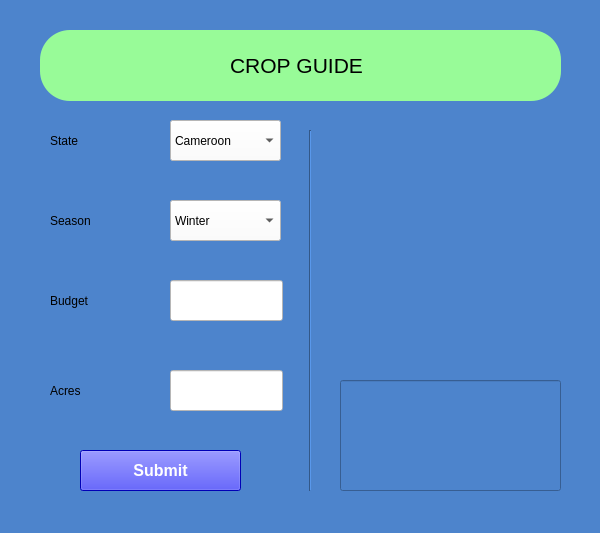
<?xml version="1.0" encoding="UTF-8"?>
<ui version="4.0">
 <class>MainWindow</class>
 <widget class="QMainWindow" name="MainWindow">
  <property name="geometry">
   <rect>
    <x>0</x>
    <y>0</y>
    <width>600</width>
    <height>533</height>
   </rect>
  </property>
  <property name="windowTitle">
   <string>Crop Guide Software</string>
  </property>
  <property name="styleSheet">
   <string notr="true">/*background-color: qlineargradient(spread:pad, x1:0, y1:0, x2:1, y2:0, stop:0 rgba(0, 0, 200, 0.1), stop:1 rgba(150, 0, 73, 0.2));*/
background-color: #4d84cc;</string>
  </property>
  <property name="locale">
   <locale language="English" country="Cameroon"/>
  </property>
  <property name="tabShape">
   <enum>QTabWidget::Rounded</enum>
  </property>
  <property name="unifiedTitleAndToolBarOnMac">
   <bool>false</bool>
  </property>
  <widget class="QWidget" name="centralwidget">
   <widget class="QFrame" name="frame">
    <property name="geometry">
     <rect>
      <x>40</x>
      <y>30</y>
      <width>521</width>
      <height>71</height>
     </rect>
    </property>
    <property name="font">
     <font>
      <family>Sans Serif</family>
      <pointsize>12</pointsize>
      <weight>75</weight>
      <bold>true</bold>
      <kerning>false</kerning>
     </font>
    </property>
    <property name="acceptDrops">
     <bool>false</bool>
    </property>
    <property name="autoFillBackground">
     <bool>false</bool>
    </property>
    <property name="styleSheet">
     <string notr="true">background-color: palegreen;
border-radius: 30%;</string>
    </property>
    <property name="frameShape">
     <enum>QFrame::StyledPanel</enum>
    </property>
    <property name="frameShadow">
     <enum>QFrame::Raised</enum>
    </property>
    <widget class="QLabel" name="label">
     <property name="geometry">
      <rect>
       <x>190</x>
       <y>20</y>
       <width>161</width>
       <height>31</height>
      </rect>
     </property>
     <property name="font">
      <font>
       <pointsize>16</pointsize>
       <weight>50</weight>
       <italic>false</italic>
       <bold>false</bold>
       <underline>false</underline>
       <kerning>false</kerning>
      </font>
     </property>
     <property name="statusTip">
      <string notr="true"/>
     </property>
     <property name="whatsThis">
      <string notr="true"/>
     </property>
     <property name="accessibleName">
      <string notr="true"/>
     </property>
     <property name="accessibleDescription">
      <string notr="true"/>
     </property>
     <property name="frameShape">
      <enum>QFrame::Box</enum>
     </property>
     <property name="text">
      <string>CROP GUIDE</string>
     </property>
     <property name="textInteractionFlags">
      <set>Qt::LinksAccessibleByMouse</set>
     </property>
    </widget>
   </widget>
   <widget class="QLabel" name="label_2">
    <property name="geometry">
     <rect>
      <x>50</x>
      <y>130</y>
      <width>51</width>
      <height>21</height>
     </rect>
    </property>
    <property name="styleSheet">
     <string notr="true">border-box: 20%;</string>
    </property>
    <property name="text">
     <string>State</string>
    </property>
   </widget>
   <widget class="QLabel" name="label_3">
    <property name="geometry">
     <rect>
      <x>50</x>
      <y>210</y>
      <width>71</width>
      <height>21</height>
     </rect>
    </property>
    <property name="text">
     <string>Season</string>
    </property>
   </widget>
   <widget class="QLabel" name="label_4">
    <property name="geometry">
     <rect>
      <x>50</x>
      <y>290</y>
      <width>61</width>
      <height>21</height>
     </rect>
    </property>
    <property name="text">
     <string>Budget</string>
    </property>
   </widget>
   <widget class="QLabel" name="label_5">
    <property name="geometry">
     <rect>
      <x>50</x>
      <y>380</y>
      <width>51</width>
      <height>21</height>
     </rect>
    </property>
    <property name="text">
     <string>Acres</string>
    </property>
   </widget>
   <widget class="QComboBox" name="comboBox">
    <property name="geometry">
     <rect>
      <x>170</x>
      <y>120</y>
      <width>111</width>
      <height>41</height>
     </rect>
    </property>
    <property name="styleSheet">
     <string notr="true">display: block;
background-color: #fff;
text-align: center;
justify-content: center;</string>
    </property>
    <property name="currentText">
     <string>Cameroon</string>
    </property>
    <property name="frame">
     <bool>true</bool>
    </property>
    <item>
     <property name="text">
      <string>Cameroon</string>
     </property>
    </item>
    <item>
     <property name="text">
      <string>Ghana</string>
     </property>
    </item>
    <item>
     <property name="text">
      <string>Nigeria</string>
     </property>
    </item>
    <item>
     <property name="text">
      <string>Guinea</string>
     </property>
    </item>
    <item>
     <property name="text">
      <string>Gabon</string>
     </property>
    </item>
    <item>
     <property name="text">
      <string>Congo</string>
     </property>
    </item>
    <item>
     <property name="text">
      <string>India</string>
     </property>
    </item>
    <item>
     <property name="text">
      <string>USA</string>
     </property>
    </item>
    <item>
     <property name="text">
      <string>Mexico</string>
     </property>
    </item>
   </widget>
   <widget class="QLineEdit" name="lineEdit">
    <property name="geometry">
     <rect>
      <x>170</x>
      <y>280</y>
      <width>113</width>
      <height>41</height>
     </rect>
    </property>
    <property name="styleSheet">
     <string notr="true">background-color: white;</string>
    </property>
   </widget>
   <widget class="QLineEdit" name="lineEdit_2">
    <property name="geometry">
     <rect>
      <x>170</x>
      <y>370</y>
      <width>113</width>
      <height>41</height>
     </rect>
    </property>
    <property name="styleSheet">
     <string notr="true">background-color: #fff;</string>
    </property>
   </widget>
   <widget class="Line" name="line">
    <property name="geometry">
     <rect>
      <x>302</x>
      <y>130</y>
      <width>16</width>
      <height>361</height>
     </rect>
    </property>
    <property name="orientation">
     <enum>Qt::Vertical</enum>
    </property>
   </widget>
   <widget class="QPushButton" name="pushButton">
    <property name="geometry">
     <rect>
      <x>80</x>
      <y>450</y>
      <width>161</width>
      <height>41</height>
     </rect>
    </property>
    <property name="font">
     <font>
      <pointsize>12</pointsize>
      <weight>75</weight>
      <italic>false</italic>
      <bold>true</bold>
     </font>
    </property>
    <property name="cursor">
     <cursorShape>ClosedHandCursor</cursorShape>
    </property>
    <property name="layoutDirection">
     <enum>Qt::RightToLeft</enum>
    </property>
    <property name="autoFillBackground">
     <bool>false</bool>
    </property>
    <property name="styleSheet">
     <string notr="true">color: white;
background-color: blue;
border-color:10px rgb(115, 210, 22);</string>
    </property>
    <property name="locale">
     <locale language="English" country="Cameroon"/>
    </property>
    <property name="inputMethodHints">
     <set>Qt::ImhDate</set>
    </property>
    <property name="text">
     <string>Submit</string>
    </property>
    <property name="checkable">
     <bool>false</bool>
    </property>
    <property name="autoRepeat">
     <bool>false</bool>
    </property>
    <property name="autoDefault">
     <bool>false</bool>
    </property>
    <property name="flat">
     <bool>false</bool>
    </property>
   </widget>
   <widget class="QLineEdit" name="lineEdit_3">
    <property name="geometry">
     <rect>
      <x>340</x>
      <y>380</y>
      <width>221</width>
      <height>111</height>
     </rect>
    </property>
    <property name="minimumSize">
     <size>
      <width>221</width>
      <height>111</height>
     </size>
    </property>
   </widget>
   <widget class="QComboBox" name="comboBox_3">
    <property name="geometry">
     <rect>
      <x>170</x>
      <y>200</y>
      <width>111</width>
      <height>41</height>
     </rect>
    </property>
    <property name="sizePolicy">
     <sizepolicy hsizetype="Preferred" vsizetype="Fixed">
      <horstretch>255</horstretch>
      <verstretch>255</verstretch>
     </sizepolicy>
    </property>
    <property name="minimumSize">
     <size>
      <width>0</width>
      <height>0</height>
     </size>
    </property>
    <property name="maximumSize">
     <size>
      <width>16777215</width>
      <height>16777215</height>
     </size>
    </property>
    <property name="sizeIncrement">
     <size>
      <width>0</width>
      <height>-1</height>
     </size>
    </property>
    <property name="styleSheet">
     <string notr="true">display: block;
background-color: #fff;</string>
    </property>
    <property name="editable">
     <bool>false</bool>
    </property>
    <item>
     <property name="text">
      <string>Winter</string>
     </property>
    </item>
    <item>
     <property name="text">
      <string>Autumn</string>
     </property>
    </item>
    <item>
     <property name="text">
      <string>Spring</string>
     </property>
    </item>
    <item>
     <property name="text">
      <string>Summer</string>
     </property>
    </item>
   </widget>
  </widget>
  <widget class="QStatusBar" name="statusbar"/>
 </widget>
 <resources/>
 <connections/>
</ui>
